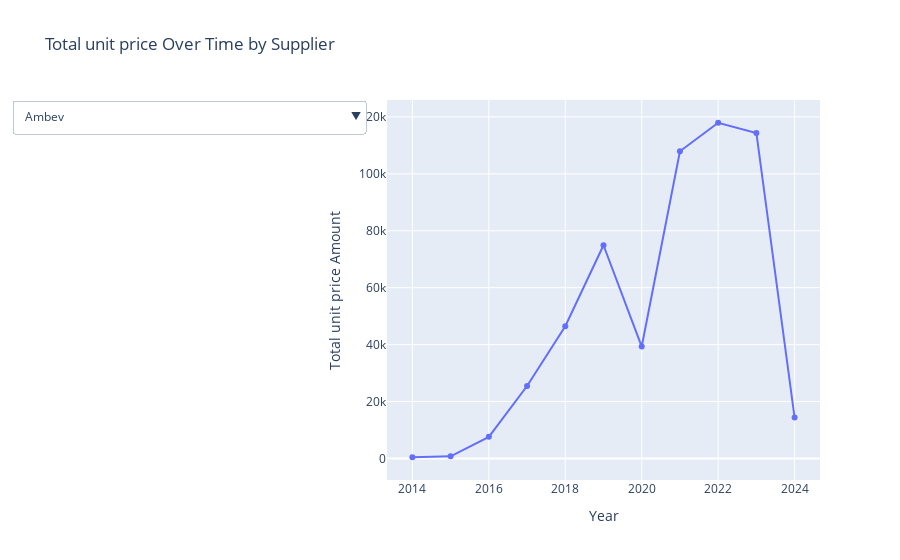

Notebook cell for this chart:
### Code cell
# Function to create a figure for a specific supplier
def create_figure(supplier):
    filtered_df = supplier_purchases_yearly[supplier_purchases_yearly['SUPPLIER_NAME'] == supplier]
    fig = px.line(filtered_df, x='year', y='PROD_UNIT_PRICE', title=f'Total Purchases Over Time for {supplier}')
    fig.update_layout(xaxis_title='Year', yaxis_title='Total unit price')
    return fig

# Create a dropdown menu with Plotly
dropdown_buttons = [
    {
        'label': supplier,
        'method': 'update',
        'args': [{'visible': [supplier == sup for sup in top_suppliers]}]
    }
    for supplier in top_suppliers
]

# Create subplots (one for each supplier initially set to not visible)
fig = make_subplots(rows=1, cols=1)

# Add a trace for each supplier
for supplier in top_suppliers:
    filtered_df = supplier_purchases_yearly[supplier_purchases_yearly['SUPPLIER_NAME'] == supplier]
    fig.add_trace(
        go.Scatter(x=filtered_df['year'], y=filtered_df['PROD_UNIT_PRICE'], mode='lines+markers', name=supplier),
        row=1, col=1
    )

# Update layout with dropdown menu
fig.update_layout(
    title='Total unit price Over Time by Supplier',
    xaxis_title='Year',
    yaxis_title='Total unit price Amount',
    updatemenus=[{
        'buttons': dropdown_buttons,
        'direction': 'down',
        'showactive': True
    }]
)

# Initially, show the first supplier's data only
fig.update_traces(visible=False)
fig.data[0].visible = True

fig.show()

### Figure 1 — Plotly figure (JSON) as saved in the notebook; plotly's stock layout.template omitted (floating-point values rounded to 4 significant figures)
{"data": [{"mode": "lines+markers", "name": "Ambev", "type": "scatter", "visible": true, "x": [2014, 2015, 2016, 2017, 2018, 2019, 2020, 2021, 2022, 2023, 2024], "xaxis": "x", "y": [406.9, 747.8, 7570.0, 25430.0, 46440.0, 74910.0, 39310.0, 107900.0, 118000.0, 114400.0, 14340.0], "yaxis": "y"}, {"mode": "lines+markers", "name": "Brasal Refrigerantes S/A", "type": "scatter", "visible": false, "x": [2021, 2022, 2023, 2024], "xaxis": "x", "y": [79250.0, 183500.0, 379900.0, 55130.0], "yaxis": "y"}, {"mode": "lines+markers", "name": "SUPER ADEGA", "type": "scatter", "visible": false, "x": [2018, 2019, 2020, 2021, 2022, 2023, 2024], "xaxis": "x", "y": [2643.0, 70810.0, 61260.0, 126600.0, 84950.0, 39860.0, 5295.0], "yaxis": "y"}, {"mode": "lines+markers", "name": "Ambev S.A. - CDD Brasilia", "type": "scatter", "visible": false, "x": [2021, 2022, 2023, 2024], "xaxis": "x", "y": [45860.0, 156700.0, 222700.0, 32650.0], "yaxis": "y"}, {"mode": "lines+markers", "name": "ATACADAO S.A.", "type": "scatter", "visible": false, "x": [2021, 2022, 2023, 2024], "xaxis": "x", "y": [45150.0, 140600.0, 124900.0, 17770.0], "yaxis": "y"}, {"mode": "lines+markers", "name": "STO ATACADISTA DE ALIMENTOS EIRELI", "type": "scatter", "visible": false, "x": [2018, 2019, 2020, 2021, 2022, 2023, 2024], "xaxis": "x", "y": [299.4, 744.9, 159.7, 56830.0, 98280.0, 91410.0, 8681.0], "yaxis": "y"}, {"mode": "lines+markers", "name": "GARRA ATACADO E DISTRIBUICAO DE ALIMENTOS LTDA", "type": "scatter", "visible": false, "x": [2021, 2022, 2023, 2024], "xaxis": "x", "y": [19090.0, 301500.0, 315900.0, 37480.0], "yaxis": "y"}, {"mode": "lines+markers", "name": "NOBORU HORTIFRUTI", "type": "scatter", "visible": false, "x": [2018, 2019, 2020, 2021, 2022, 2023, 2024], "xaxis": "x", "y": [146.6, 1113.0, 2333.0, 11690.0, 13500.0, 16040.0, 1863.0], "yaxis": "y"}, {"mode": "lines+markers", "name": "Brasal", "type": "scatter", "visible": false, "x": [2015, 2017, 2018, 2019, 2020, 2021, 2022, 2023, 2024], "xaxis": "x", "y": [192.0, 7807.0, 21230.0, 85120.0, 66000.0, 84710.0, 80060.0, 65550.0, 3565.0], "yaxis": "y"}, {"mode": "lines+markers", "name": "AMBEV", "type": "scatter", "visible": false, "x": [2018, 2019, 2020, 2021, 2022, 2023, 2024], "xaxis": "x", "y": [4163.0, 28760.0, 19030.0, 43030.0, 63990.0, 86610.0, 9551.0], "yaxis": "y"}], "layout": {"autosize": true, "title": {"text": "Total unit price Over Time by Supplier"}, "updatemenus": [{"buttons": [{"args": [{"visible": [true, false, false, false, false, false, false, false, false, false]}], "label": "Ambev", "method": "update"}, {"args": [{"visible": [false, true, false, false, false, false, false, false, false, false]}], "label": "Brasal Refrigerantes S/A", "method": "update"}, {"args": [{"visible": [false, false, true, false, false, false, false, false, false, false]}], "label": "SUPER ADEGA", "method": "update"}, {"args": [{"visible": [false, false, false, true, false, false, false, false, false, false]}], "label": "Ambev S.A. - CDD Brasilia", "method": "update"}, {"args": [{"visible": [false, false, false, false, true, false, false, false, false, false]}], "label": "ATACADAO S.A.", "method": "update"}, {"args": [{"visible": [false, false, false, false, false, true, false, false, false, false]}], "label": "STO ATACADISTA DE ALIMENTOS EIRELI", "method": "update"}, {"args": [{"visible": [false, false, false, false, false, false, true, false, false, false]}], "label": "GARRA ATACADO E DISTRIBUICAO DE ALIMENTOS LTDA", "method": "update"}, {"args": [{"visible": [false, false, false, false, false, false, false, true, false, false]}], "label": "NOBORU HORTIFRUTI", "method": "update"}, {"args": [{"visible": [false, false, false, false, false, false, false, false, true, false]}], "label": "Brasal", "method": "update"}, {"args": [{"visible": [false, false, false, false, false, false, false, false, false, true]}], "label": "AMBEV", "method": "update"}], "direction": "down", "showactive": true}], "xaxis": {"anchor": "y", "autorange": true, "domain": [0, 1], "range": [2013.0, 2025.0], "title": {"text": "Year"}, "type": "linear"}, "yaxis": {"anchor": "x", "autorange": true, "domain": [0, 1], "range": [-9294.0, 127700.0], "title": {"text": "Total unit price Amount"}, "type": "linear"}}}
